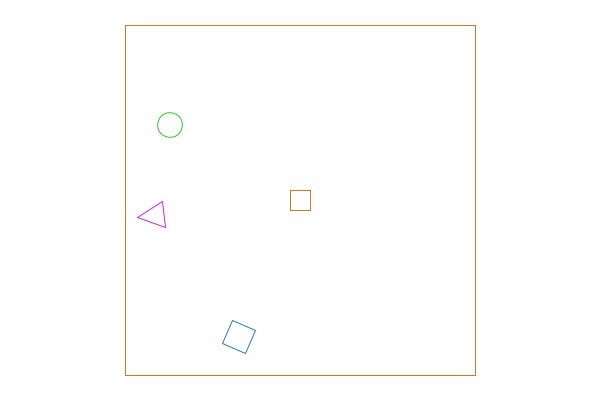
Frame 1 (no input)
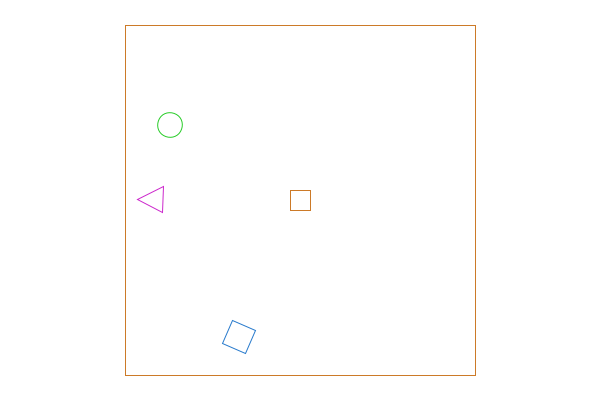
Frame 60 (the mouse pressed at the canvas centre just before this capture)
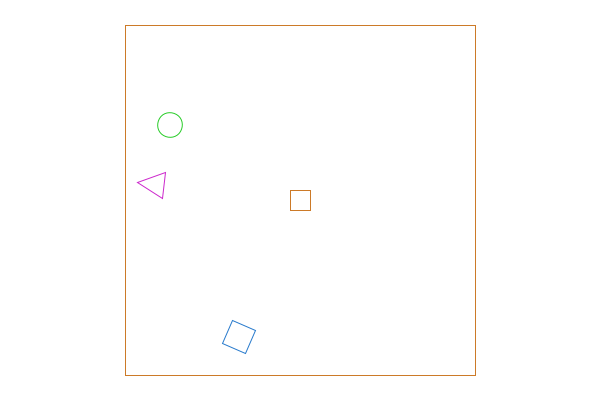
Frame 120 (the mouse held since frame 60 and released just before this capture)

The Processing sketch that drew these frames (run headless with seeded random() and noise(); from frame 60 on, the mouse is pressed at the canvas centre):

// Processing sketch: michellesclock
// ── michellesclock.pde
int origColor = 30;

void setup() {
  size(600, 400);
  background(255);  
  colorMode(HSB, 360, 100, 100);
  noFill();
  rectMode(CENTER);
}

void draw() {
  float h = map((hour()%12), 0, 12, 0, 360);
  float m = map(minute(), 0, 60, 0, 360);
  float s = map(second(), 0, 60, 0, 360);
  float c = map(second(), 0, 20, 300, 300);
  background(360);  
  stroke(origColor, 80, 80);
  rect(width/2, height/2, 20, 20);
  rect(width/2, height/2, 350, 350);
  //Hours
  pushMatrix();
  translate(width/2, height/2);
  stroke((origColor + 90) % 360, 80, 80);
  rotate(radians(h));
  ellipse(0, -150, 25, 25);
  popMatrix();
  //Minutes
  pushMatrix();
  translate(width/2, height/2);
  stroke((origColor + 180) % 360, 80, 80);
  rotate(radians(m));
  rect(0, -150, 25, 25);
  popMatrix();
  //Seconds
  pushMatrix();
  translate(width/2, height/2);
  stroke((origColor + 270) % 360, 80, 80);
  rotate(radians(s));
  pushMatrix();
  translate(0, -150);
  triangle(0, -13, 13, 13, -13, 13);
  popMatrix();
  popMatrix();
}
